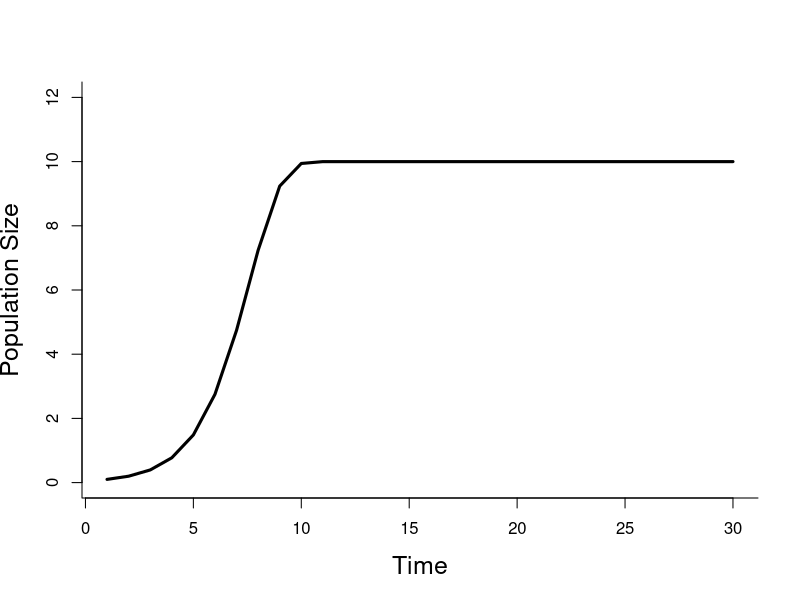
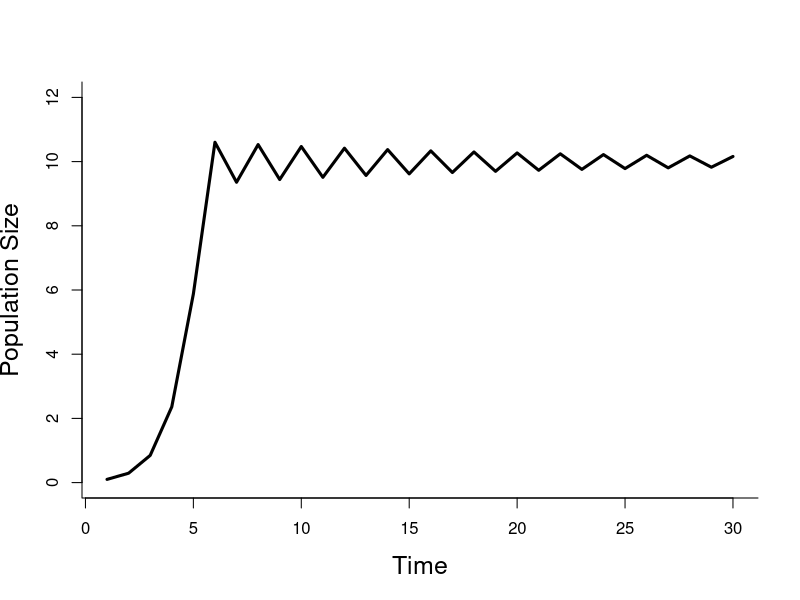
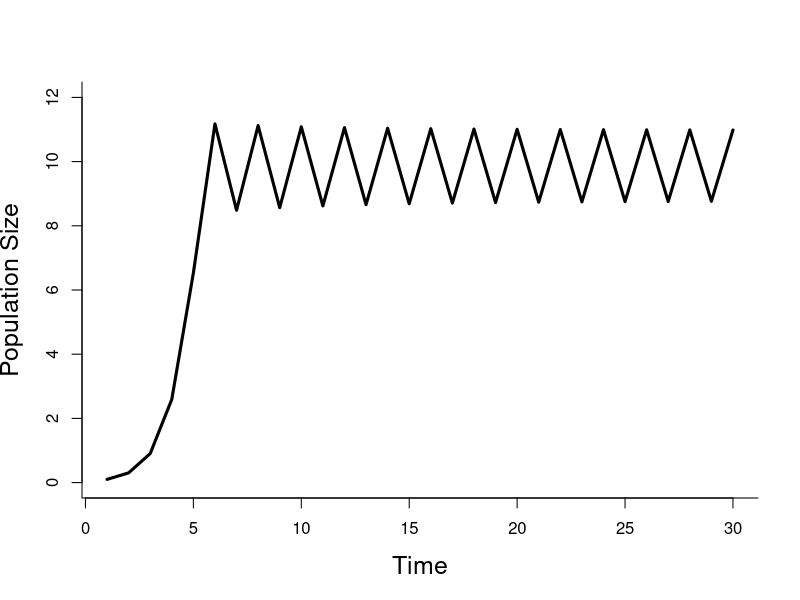
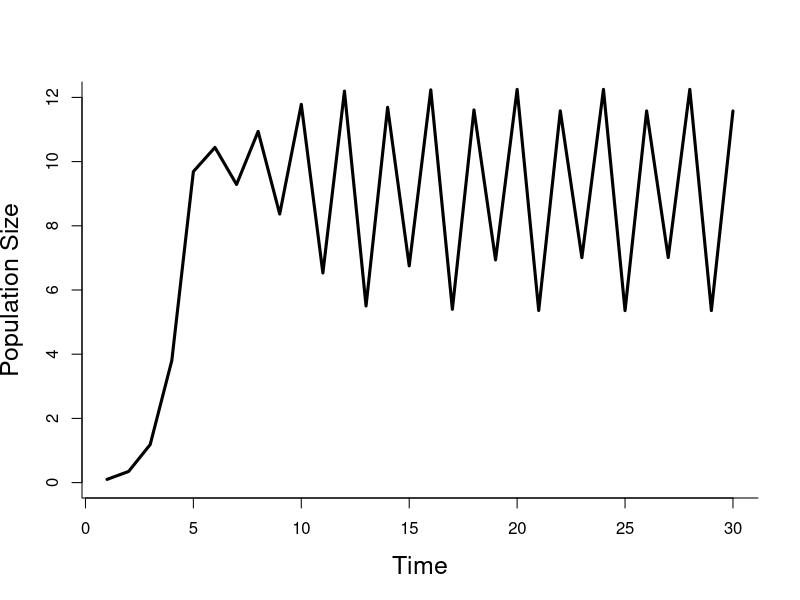
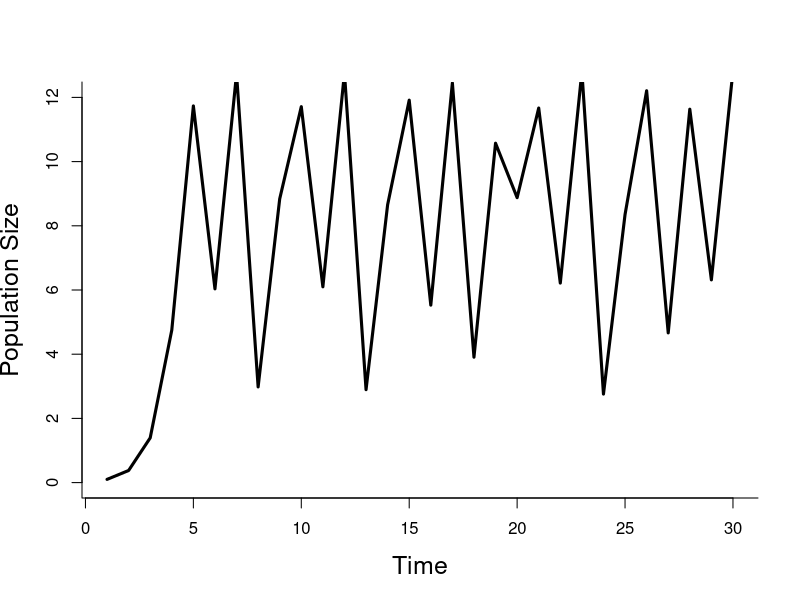
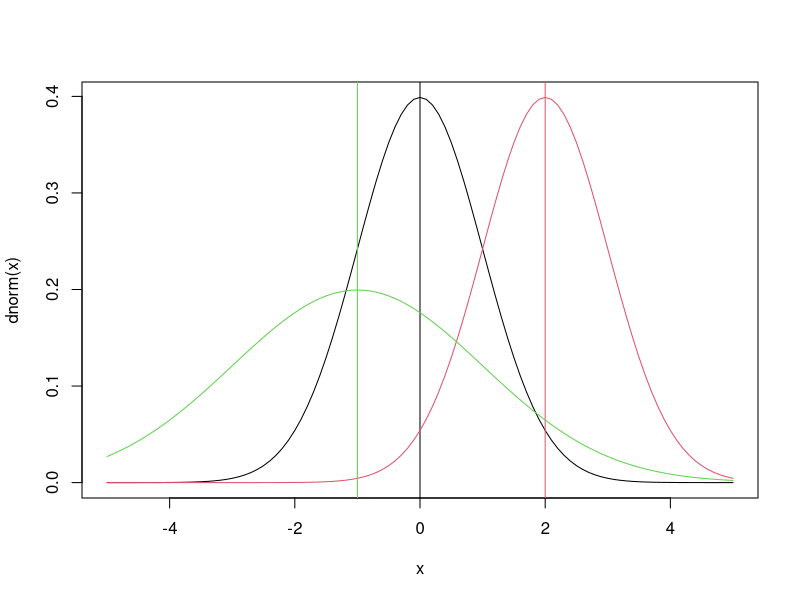
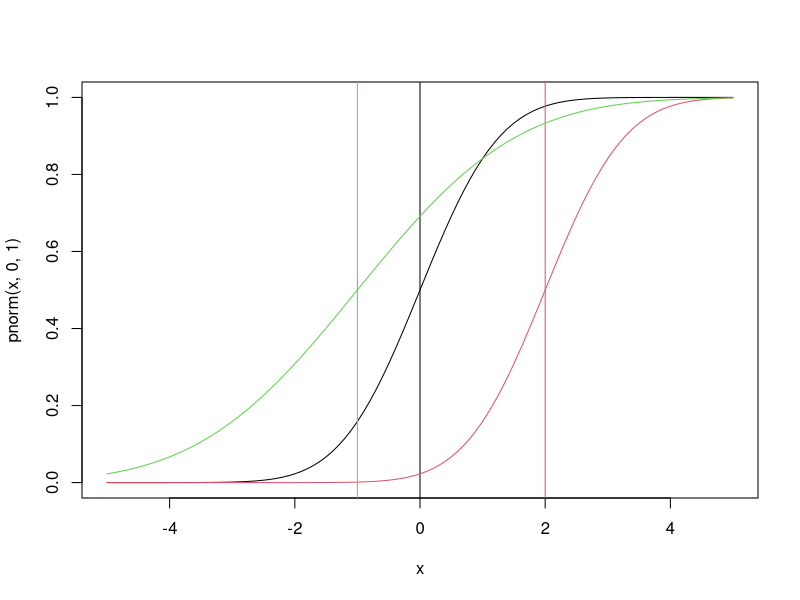
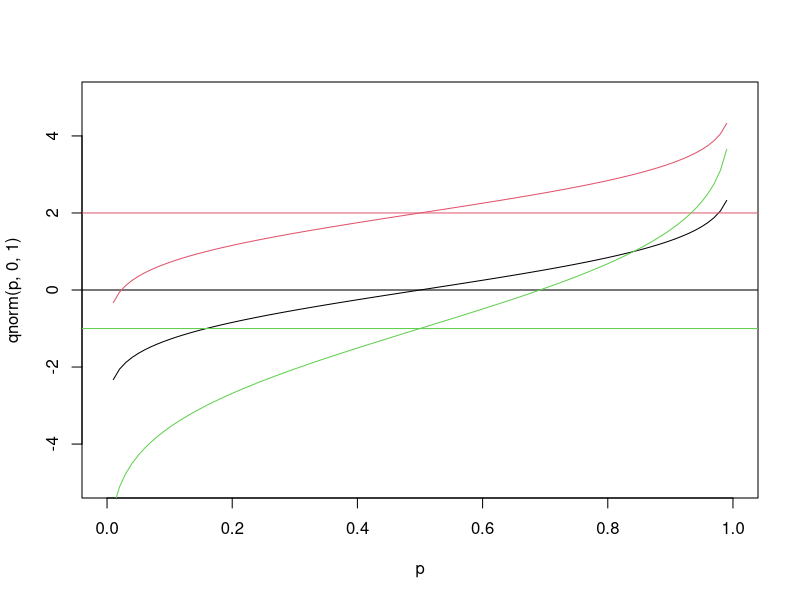

The R source for these figures, in order:
## ---- chunk 1
r = 1         ## intrinsic growth rate
K = 10        ## carrying capacity      
n0 = .1       ## initial population size
NT = 30       ## number of time steps to simulate
time = 1:NT
## ---- chunk 2
n = rep(n0,NT)    ## vector to store results
for(t in 2:NT){
  n[t] = n[t-1] + r*n[t-1]*(1-n[t-1]/K)
}
## ---- chunk 3
plot(time,n,ylim=c(0,12),lwd=3,type='l',
     ,bty='l',cex.lab=1.5,
      xlab="Time",ylab="Population Size")
## ---- chunk 4
r = 1.95         ## intrinsic growth rate

n = rep(n0,NT)    ## vector to store results
for(t in 2:NT){
  n[t] = n[t-1] + r*n[t-1]*(1-n[t-1]/K)
}

plot(time,n,ylim=c(0,12),lwd=3,type='l',
     ,bty='l',cex.lab=1.5,
      xlab="Time",ylab="Population Size")

### ^ damping oscillation

r = 2.05         ## intrinsic growth rate

n = rep(n0,NT)    ## vector to store results
for(t in 2:NT){
  n[t] = n[t-1] + r*n[t-1]*(1-n[t-1]/K)
}

plot(time,n,ylim=c(0,12),lwd=3,type='l',
     ,bty='l',cex.lab=1.5,
      xlab="Time",ylab="Population Size")

### ^ 2 point oscillation

r = 2.5         ## intrinsic growth rate

n = rep(n0,NT)    ## vector to store results
for(t in 2:NT){
  n[t] = n[t-1] + r*n[t-1]*(1-n[t-1]/K)
}

plot(time,n,ylim=c(0,12),lwd=3,type='l',
     ,bty='l',cex.lab=1.5,
      xlab="Time",ylab="Population Size")

### ^ 4 point oscillation

r = 2.8         ## intrinsic growth rate

n = rep(n0,NT)    ## vector to store results
for(t in 2:NT){
  n[t] = n[t-1] + r*n[t-1]*(1-n[t-1]/K)
}

plot(time,n,ylim=c(0,12),lwd=3,type='l',
     ,bty='l',cex.lab=1.5,
      xlab="Time",ylab="Population Size")

### ^ chaotic regime
## ---- chunk 5
x = seq(-5,5,by=0.1)
plot(x,dnorm(x),type='l')  		## that’s a lowercase “L” for “line”
abline(v=0)					## add a line to indicate the mean (“v” is for “vertical”)
lines(x,dnorm(x,2),col=2)			## try changing the mean (“col” sets the color)
abline(v=2,col=2)
lines(x,dnorm(x,-1,2),col=3)			## try changing the mean and standard dev
abline(v=-1,col=3)
## ---- chunk 6
plot(x,pnorm(x,0,1),type='l')
abline(v=0)
lines(x,pnorm(x,2,1),col=2)
abline(v=2,col=2)
lines(x,pnorm(x,-1,2),col=3)
abline(v=-1,col=3)
## ---- chunk 7
p = seq(0,1,by=0.01)
plot(p,qnorm(p,0,1),type='l',ylim=range(x))    # ylim sets the y-axis range
# range returns the min/max as a 2-element vector
abline(h=0)						# “h” for “horizontal”
lines(p,qnorm(p,2,1),col=2)
abline(h=2,col=2)
lines(p,qnorm(p,-1,2),col=3)
abline(h=-1,col=3)
## ---- chunk 8
qnorm(c(0.025,0.975),0,1)		# what width CI is specified by these values?
plot(p,qnorm(p,0,1),type='l',ylim=range(x))
abline(v=c(0.025,0.975),lty=2)	# add vertical lines at the CI
abline(h=qnorm(c(0.025,0.975)),lty=2)	#add horizontal lines at the threshold vals
plot(x,dnorm(x,0,1),type='l')		# plot the corresponding pdf
abline(v=qnorm(c(0.025,0.975)),lty=2)
## ---- chunk 9
n = c(10,100,1000,10000)	# sequence of sample sizes
for(i in 1:4){			# loop over these sample sizes
  hist(rnorm(n[i]),main=n[i],probability=TRUE,breaks=40)  
				#here breaks defines number of bins in the histogram
  lines(x,dnorm(x),col=2)
}
## ---- chunk 10
x = seq(0,10,by=1)
plot(x, dpois(x,1), type='l')


plot(x, ppois(x,1), type='l')

p = seq(0,1,by=0.1)
plot(p,qpois(p,1), type='l', ylim= range(x))

n = c(10,100,1000,10000)    # sequence of sample sizes
for(i in 1:4){          # loop over these sample sizes
  hist(rpois(n[i],1),main=n[i],probability=TRUE,breaks=40)  
                #here breaks defines number of bins in the histogram
  lines(x,dpois(x,1),col=2)
}
## ---- chunk 11
x = rnorm(10000,0,1)
y = x^2

hist(x,main="Original distribution",breaks=40)
abline(v=quantile(x,c(0.025,0.5,0.975)),lty=c(2,1,2),lwd=3,col="orange")
abline(v=mean(x),col="red",lwd=3,lty=3)

hist(y,main="Transformed distribution",breaks=40)
abline(v=quantile(y,c(0.025,0.5,0.975)),lty=c(2,1,2),lwd=3,col="orange")
abline(v=mean(y),col="red",lwd=3,lty=3)
## ---- chunk 12
z = dlnorm(x,meanlog=0,sdlog=0.5)
y = sin(x)

hist(z, main="Original Distribution", breaks=40)
abline(v=quantile(x,c(0.025,0.5,0.975)),lty=c(2,1,2),lwd=3,col="orange")
abline(v=mean(z),col="red",lwd=3,lty=3)

hist(y,main="Transformed distribution", breaks=40)
abline(v=quantile(y,c(0.025,0.5,0.975)),lty=c(2,1,2),lwd=3,col="orange")
abline(v=mean(y),col="red",lwd=3,lty=3)
## ---- chunk 13
r = 1
K = 10
r.sd = 0.2     ## standard deviation on r
K.sd = 1.0     ## standard deviation on K
NE = 1000      ## Ensemble size
## ---- chunk 14
n = matrix(n0,NE,NT)   # storage for all simulations
rE = rnorm(NE,r,r.sd)  # sample of r
KE = rnorm(NE,K,K.sd)  # sample of K
for(i in 1:NE){        # loop over samples
  for(t in 2:NT){      # for each sample, simulate throught time
    n[i,t] = n[i,t-1] + rE[i]*n[i,t-1]*(1-n[i,t-1]/KE[i])
  }
}
## ---- chunk 15
n.stats = apply(n,2,quantile,c(0.025,0.5,0.975))
## ---- chunk 16
#ciEnvelope <- function(x,ylo,yhi,col="lightgrey",...){
#  polygon(cbind(c(x, rev(x), x[1]), c(ylo, rev(yhi),
#<<<<<<< HEAD
#  ylo[1])), border = NA,col=col,...)
#=======
#  ylo[1])), border = NA,col=col,...) 
#>>>>>>> 64dfe21ef290812b31cd5ed51d91476253c60073
#}
## ---- chunk 17
hist(rE)
abline(v=mean(rE), col="red")

hist(KE)
abline(v=mean(KE), col="red")
## ---- chunk 18
plot(time,n[10,], type='l')
lines(n[15,], type='l')
lines(n[45,], type='l')
lines(n[70,], type='l')
lines(n[100,], type='l')
lines(n[250,], type='l')
lines(n[214,], type='l')
lines(n[267,], type='l')
lines(n[333,], type='l')
lines(n[500,], type='l')

## ---- chunk 19
hist(n[,15]) ## ylim=c(0,200), xlim=c(5,15)
abline(v=mean(n[,15]), col="red")

## note: this histogram plots completely different graphs when the program is run vs when it is knitted, and adding the x and y lims did not fix the problem. The histogram it draws when it is run shows a bell curved set of bars between 5 and 14 with a mean of 10.
## ---- chunk 20
median(n) ## 9.503213 (row 757)
m = median(n)
s = sd(n)
hi = c(NA,NA,NA,NA,NA,NA,NA,NA,NA,NA,NA,NA,NA,NA,NA,NA,NA,NA,NA,NA,NA,NA,NA,NA,NA,NA,NA,NA,NA,NA)
lo = c(NA,NA,NA,NA,NA,NA,NA,NA,NA,NA,NA,NA,NA,NA,NA,NA,NA,NA,NA,NA,NA,NA,NA,NA,NA,NA,NA,NA,NA,NA)
for (i in 1:30) {
  hi[i] = m + (1.96 * s/sqrt(1000))
  lo[i] = m - (1.96 * s/sqrt(1000))
}

plot(n[757,], type='l')
##ciEnvelope(n[757,],hi,lo,col="lightgrey")

### ...i tried 
## ---- chunk 21
r = 0.3
n0.sd = 0.6
n0s = rlnorm(NE,log(n0),n0.sd)
n = matrix(n0s,NE,NT)
for(i in 1:NE){
  for(t in 2:NT){
    n[i,t] = n[i,t-1] + r*n[i,t-1]*(1-n[i,t-1]/K)
  }
}
